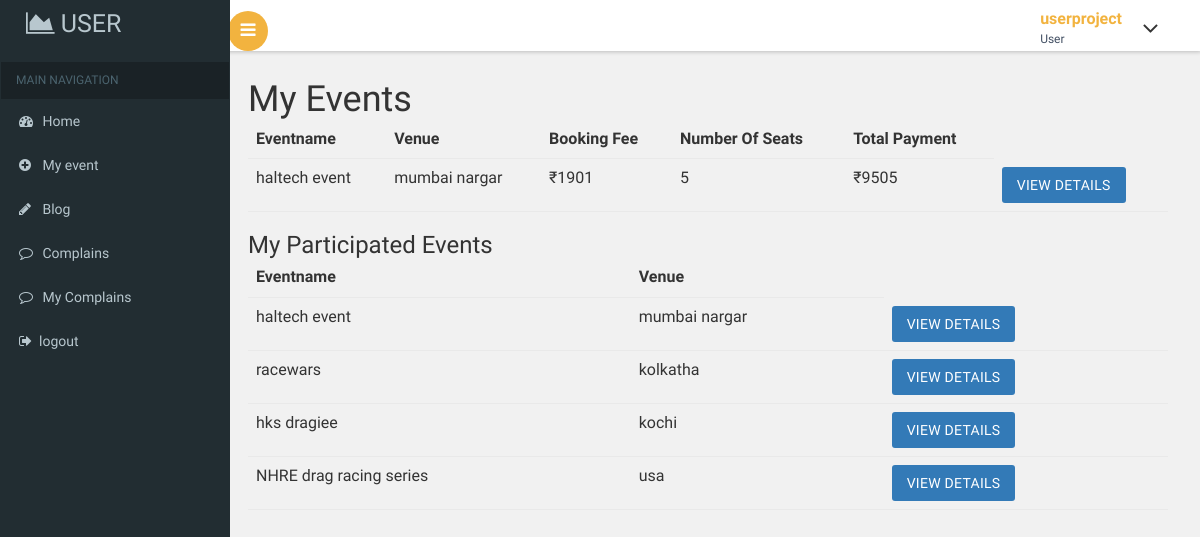
The page /User/myevent.php (signed in) on the database as committed earlier.
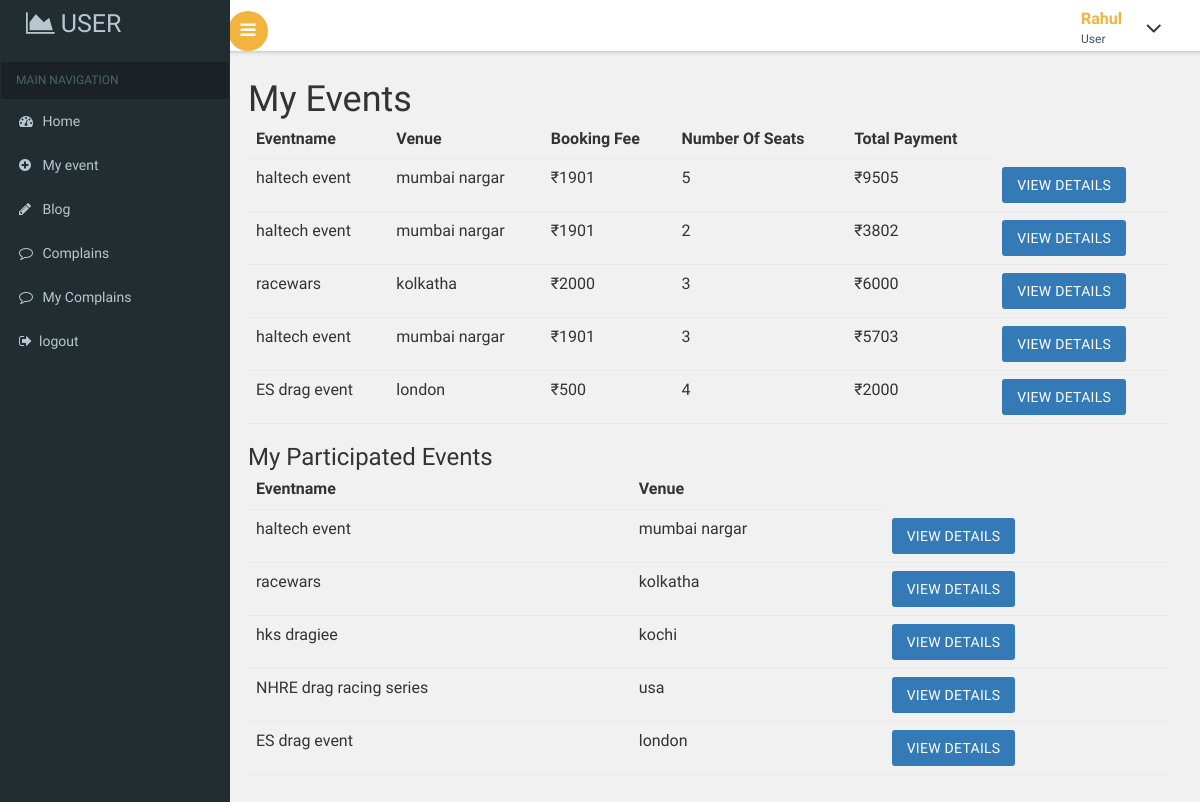
The same page on the database as committed later.
### tables this page shows
CREATE TABLE `registration` (
  `userid` int(50) NOT NULL,
  `name` varchar(50) NOT NULL,
  `email` varchar(50) NOT NULL,
  `phone` bigint(20) NOT NULL,
  `password` varchar(20) NOT NULL,
  `securityquestion` varchar(50) NOT NULL,
  `answer` varchar(50) NOT NULL,
  `usertype` varchar(50) NOT NULL
);

CREATE TABLE `payment` (
  `paymentid` int(11) NOT NULL,
  `userid` int(11) NOT NULL,
  `clubid` int(11) NOT NULL,
  `payment` int(11) NOT NULL,
  `timstamp` timestamp NOT NULL DEFAULT current_timestamp(),
  `status` int(11) NOT NULL DEFAULT 1,
  `no_of_seats` int(11) NOT NULL,
  `eventid` int(11) NOT NULL
);

CREATE TABLE `event` (
  `eventid` int(11) NOT NULL,
  `userid` int(11) NOT NULL,
  `promoter` varchar(50) NOT NULL,
  `racetype` varchar(50) NOT NULL,
  `permit` varchar(50) NOT NULL,
  `eventname` varchar(50) NOT NULL,
  `venue` varchar(50) NOT NULL,
  `booking_start_date` varchar(20) NOT NULL,
  `booking_end_date` varchar(20) NOT NULL,
  `event_start_date` varchar(20) NOT NULL,
  `event_end_date` varchar(20) NOT NULL,
  `description` varchar(50) NOT NULL,
  `created_at` timestamp NOT NULL DEFAULT current_timestamp(),
  `booking_fee` int(50) NOT NULL
);

CREATE TABLE `event_participate` (
  `participate_id` int(11) NOT NULL,
  `userid` int(11) NOT NULL,
  `eventid` int(11) NOT NULL,
  `datetime` timestamp NOT NULL DEFAULT current_timestamp(),
  `status` int(11) NOT NULL DEFAULT 0
);

### User/myevent.php (the view, shortened to what this page needs)
<?php
include("header.php");
?>
<div id="page-wrapper">
    <div class="main-page">
    <h1>My Events</h1>
    <table class="table">
    <thead>
        <tr>
			<th>Eventname</th>
			<th>venue</th>
            <th>Booking fee</th>
            <th>Number of Seats</th>
            <th>Total Payment</th>
        </tr>
    </thead>
    <tbody>
    <?php
    include("../dbconn.php");
    $userid=$_SESSION["userid"];
    $sql="select * from event,payment where event.eventid=payment.eventid and payment.userid=$userid";
    $res = mysqli_query($conn, $sql);
    if (mysqli_num_rows($res) > 0) {
    while ($row = mysqli_fetch_assoc($res)) {
    ?>
<tr>
            <td><?php echo $row["eventname"]?></td>
            <td><?php echo $row["venue"]?></td>
            <td> ₹<?php echo $row["booking_fee"]?></td>
            <td><?php echo $row["no_of_seats"]?></td>
            <td> ₹<?php echo $row["payment"]?></td>
            <td>
                <a class="btn btn-primary" href="viewmyevent.php?eventid=<?php echo $row['eventid']?>">View Details</a>
            </td>
        </tr>
        <?php
}
}
?>
</tbody>
</table>
</div>
<h3>My Participated Events</h3>
<table class="table">
    <thead>
        <tr>
			<th>Eventname</th>
			<th>venue</th>
        </tr>
    </thead>
    <tbody>
    <?php
    include("../dbconn.php");
    $userid=$_SESSION["userid"];
    $sql="select * from event,event_participate where event.eventid=event_participate.eventid and event_participate.userid=$userid";
    $res = mysqli_query($conn, $sql);
    if (mysqli_num_rows($res) > 0) {
    while ($row = mysqli_fetch_assoc($res)) {
    ?>
<tr>
            <td><?php echo $row["eventname"]?></td>
            <td><?php echo $row["venue"]?></td>
            <td>
                <a class="btn btn-primary" href="viewmyevent.php?eventid=<?php echo $row['eventid']?>">View Details</a>
            </td>
        </tr>
        <?php
}
}
?>
</tbody>
</table>
</div>
</div>
<?php
include("footer.php");
?>

### User/header.php (shortened to what this page needs)
<!DOCTYPE HTML>
<html>
<head>
<link href="css/bootstrap.css" rel='stylesheet' type='text/css' />
<link href="css/style.css" rel='stylesheet' type='text/css' />
<link href="css/font-awesome.css" rel="stylesheet">
<link href='css/SidebarNav.min.css' media='all' rel='stylesheet' type='text/css'/>
<link href="css/custom.css" rel="stylesheet">
					<link href="css/owl.carousel.css" rel="stylesheet">
</head>
<body class="cbp-spmenu-push">
	<div class="main-content">
	<div class="cbp-spmenu cbp-spmenu-vertical cbp-spmenu-left" id="cbp-spmenu-s1">
        <aside class="sidebar-left">
     <nav class="navbar navbar-inverse">
          <div class="navbar-header">
            <h1><a class="navbar-brand" href="index.html"><span class="fa fa-area-chart"></span> USER<span class="dashboard_text"></span></a></h1>
          </div>
          <div class="collapse navbar-collapse" id="bs-example-navbar-collapse-1">
            <ul class="sidebar-menu">
              <li class="header">MAIN NAVIGATION</li>
              <li class="treeview">
                <a href="index.php">
                <i class="fa fa-dashboard"></i> <span>Home</span>
                </a>
              </li>
              <li class="treeview">
                <a href="myevent.php">
					<i class="fa fa-plus-circle" aria-hidden="true"></i> <span>My event</span>
                </a>
              </li>
              <li class="treeview">
                <a href="blog.php">
					<i class="fa fa-pencil" aria-hidden="true"></i> <span>Blog</span>
                </a>
              </li>
            </li> <li class="treeview">
                <a href="complains.php">
					<i class="fa fa-comment-o" aria-hidden="true"></i> <span>Complains</span>
                </a>
                  </li> <li class="treeview">
                <a href="mycomplaints.php">
					<i class="fa fa-comment-o" aria-hidden="true"></i> <span>My Complains</span>
                </a>
              </li> <li class="treeview">
                <a href="../login/logout.php">
					<i class="fa fa-sign-out" aria-hidden="true"></i><span>logout</span>
                </a>
              </li>
            </ul>
          </div>
      </nav>
    </aside>
	</div>
		<div class="sticky-header header-section ">
			<div class="header-left">
				<button id="showLeftPush"><i class="fa fa-bars"></i></button>
				<div class="clearfix"> </div>
			</div>
      <?php
$userid=$_SESSION["userid"];
include("../dbconn.php");
$sql8="select * from registration where userid='$userid'";
$res8=mysqli_query($conn,$sql8);
$r8=mysqli_fetch_assoc($res8);
?>
			<div class="header-right">
				<div class="profile_details">
					<ul>
						<li class="dropdown profile_details_drop">
							<a href="#" class="dropdown-toggle" data-toggle="dropdown" aria-expanded="false">
								<div class="profile_img">
                    <div class="user-name">
										<p><?php echo $r8['name']?></p>
										<span>User</span>
									</div>
									<i class="fa fa-angle-down lnr"></i>
									<div class="clearfix"></div>
								</div>
							</a>
						</li>
					</ul>
				</div>
				<div class="clearfix"> </div>
			</div>
			<div class="clearfix"> </div>
		</div>

Rows that differ between the two databases and show on the page:
changed registration: name "userproject" → "Rahul"
added payment: eventid.eventname "haltech event", eventid.venue "mumbai nargar", eventid.booking_fee "1901", no_of_seats "2", payment "3802"
added payment: eventid.eventname "racewars", eventid.venue "kolkatha", eventid.booking_fee "2000", no_of_seats "3", payment "6000"
added payment: eventid.eventname "haltech event", eventid.venue "mumbai nargar", eventid.booking_fee "1901", no_of_seats "3", payment "5703"
added payment: eventid.eventname "ES drag event", eventid.venue "london", eventid.booking_fee "500", no_of_seats "4", payment "2000"
added event_participate: eventid.eventname "ES drag event", eventid.venue "london"
